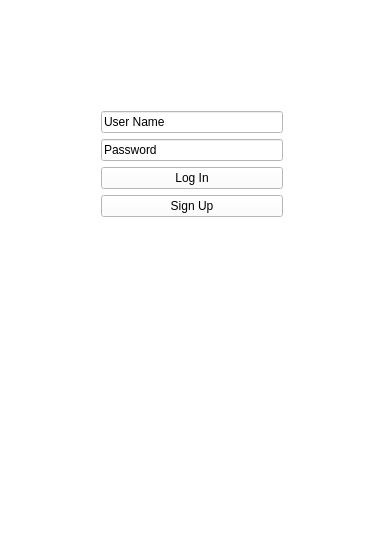
<?xml version="1.0" encoding="UTF-8"?>
<ui version="4.0">
 <class>LogInWindowClass</class>
 <widget class="QMainWindow" name="LogInWindowClass">
  <property name="geometry">
   <rect>
    <x>0</x>
    <y>0</y>
    <width>388</width>
    <height>559</height>
   </rect>
  </property>
  <property name="windowTitle">
   <string>LogInWindow</string>
  </property>
  <property name="styleSheet">
   <string notr="true">background-color: rgb(255, 255, 255);</string>
  </property>
  <widget class="QWidget" name="centralWidget">
   <widget class="QWidget" name="">
    <property name="geometry">
     <rect>
      <x>90</x>
      <y>30</y>
      <width>204</width>
      <height>431</height>
     </rect>
    </property>
    <layout class="QVBoxLayout" name="verticalLayout_2">
     <item>
      <widget class="QLabel" name="logoLabel">
       <property name="maximumSize">
        <size>
         <width>200</width>
         <height>100</height>
        </size>
       </property>
       <property name="text">
        <string>&lt;html&gt;&lt;head/&gt;&lt;body&gt;&lt;p&gt;&lt;img src=&quot;:/Reddit69/images/Reddit Logo&quot;/&gt;&lt;/p&gt;&lt;/body&gt;&lt;/html&gt;</string>
       </property>
      </widget>
     </item>
     <item>
      <layout class="QVBoxLayout" name="verticalLayout">
       <item>
        <spacer name="verticalSpacer_2">
         <property name="orientation">
          <enum>Qt::Vertical</enum>
         </property>
         <property name="sizeType">
          <enum>QSizePolicy::Fixed</enum>
         </property>
         <property name="sizeHint" stdset="0">
          <size>
           <width>20</width>
           <height>50</height>
          </size>
         </property>
        </spacer>
       </item>
       <item>
        <widget class="QLineEdit" name="passwordLineEdit">
         <property name="text">
          <string>User Name</string>
         </property>
        </widget>
       </item>
       <item>
        <widget class="QLineEdit" name="userNameLineEdit">
         <property name="text">
          <string>Password</string>
         </property>
        </widget>
       </item>
       <item>
        <widget class="QPushButton" name="logInButton">
         <property name="text">
          <string>Log In</string>
         </property>
        </widget>
       </item>
       <item>
        <widget class="QPushButton" name="signUpButton">
         <property name="text">
          <string>Sign Up</string>
         </property>
        </widget>
       </item>
       <item>
        <spacer name="verticalSpacer">
         <property name="orientation">
          <enum>Qt::Vertical</enum>
         </property>
         <property name="sizeHint" stdset="0">
          <size>
           <width>20</width>
           <height>40</height>
          </size>
         </property>
        </spacer>
       </item>
      </layout>
     </item>
    </layout>
   </widget>
  </widget>
  <widget class="QStatusBar" name="statusBar"/>
 </widget>
 <layoutdefault spacing="6" margin="11"/>
 <resources>
  <include location="D:/GitHub/RedditClone/Reddit69.qrc"/>
 </resources>
 <connections/>
</ui>
